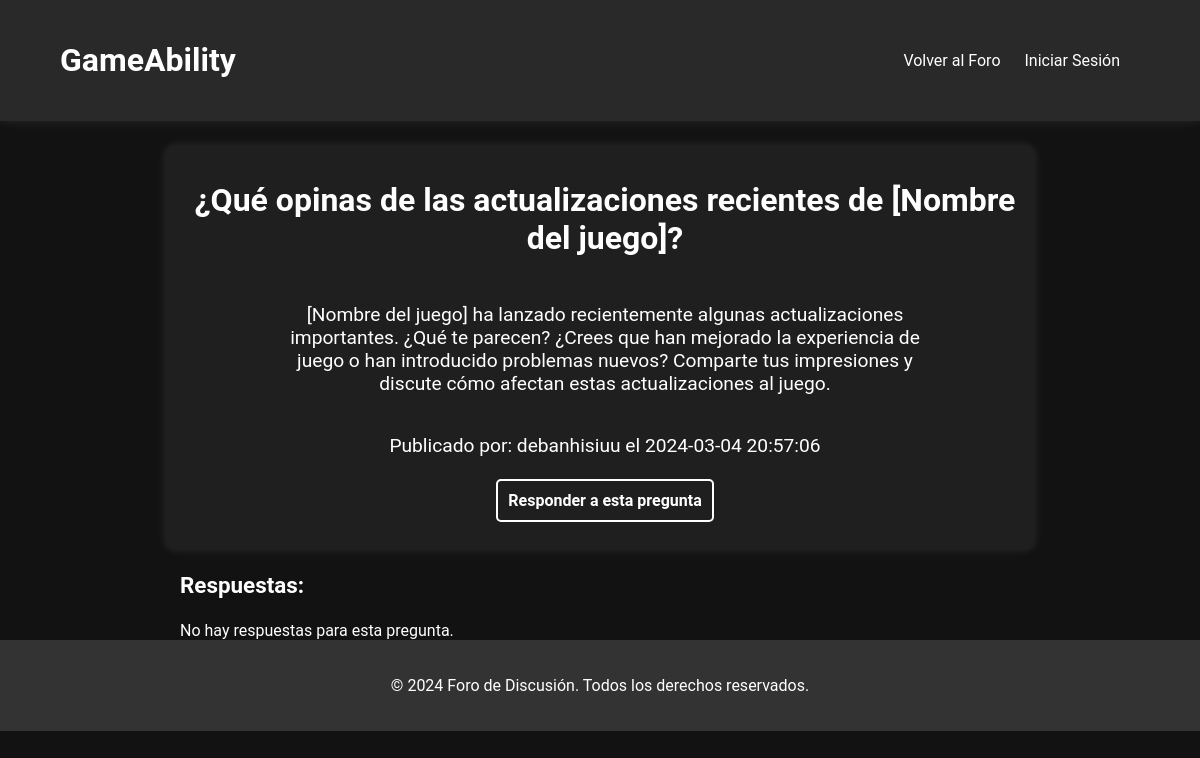
Page /ver_pregunta.php?id=6 on the earlier database version.
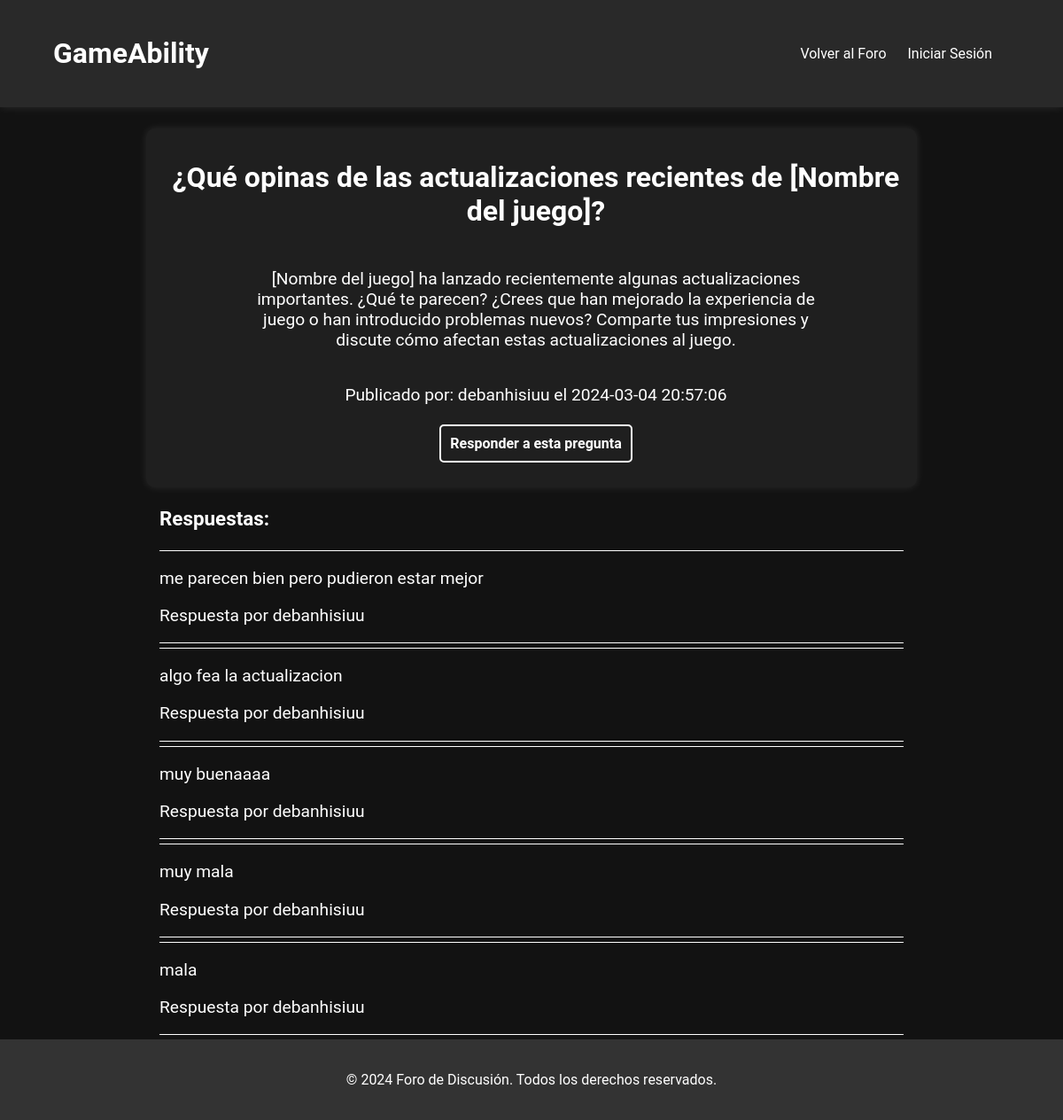
Same page on the later database version.
### tables this page shows
CREATE TABLE `respuestas` (
  `id` int(11) NOT NULL,
  `id_pregunta` int(11) NOT NULL,
  `id_usuario` int(11) NOT NULL,
  `contenido` text NOT NULL,
  `fecha` timestamp NOT NULL DEFAULT current_timestamp()
);

CREATE TABLE `usuarios` (
  `id` int(11) NOT NULL,
  `nombre` varchar(255) NOT NULL,
  `username` varchar(255) NOT NULL,
  `email` varchar(255) NOT NULL,
  `pwd` varchar(255) NOT NULL,
  `fecha_nacimiento` date NOT NULL
);

### ver_pregunta.php (the view, shortened to what this page needs)
<?php
$servername = "localhost";
$username = "root";
$password = "";
$dbname = "gameability";
$conn = new mysqli($servername, $username, $password, $dbname);
if (isset($_GET['id'])) {
    $id_pregunta = $_GET['id'];
    $sql_pregunta = "SELECT * FROM preguntas WHERE id = $id_pregunta";
    $result_pregunta = $conn->query($sql_pregunta);
    if ($result_pregunta->num_rows > 0) {
        $row_pregunta = $result_pregunta->fetch_assoc();
        $titulo_pregunta = $row_pregunta['titulo'];
        $contenido_pregunta = $row_pregunta['contenido'];
        $fecha = $row_pregunta['fecha'];
        $id_usuario_pregunta = $row_pregunta['id_usuario'];
        $sql_usuario_pregunta = "SELECT username FROM usuarios WHERE id = $id_usuario_pregunta";
        $result_usuario_pregunta = $conn->query($sql_usuario_pregunta);
        if ($result_usuario_pregunta->num_rows > 0) {
            $row_usuario_pregunta = $result_usuario_pregunta->fetch_assoc();
            $username_pregunta = $row_usuario_pregunta['username'];
        }
        $sql_respuestas = "SELECT respuestas.*, usuarios.username AS nombre_usuario
                    FROM respuestas
                    INNER JOIN usuarios ON respuestas.id_usuario = usuarios.id
                    WHERE id_pregunta = $id_pregunta";
        $result_respuestas = $conn->query($sql_respuestas);
    } else {
        echo "No se encontró la pregunta.";
    }
} else {
    echo "No se especificó una pregunta.";
}
?>
<!DOCTYPE html>
<html lang="es">
<head>
    <link rel="stylesheet" href="css/foro.css">
</head>
<body>
    <header>
        <h1>GameAbility</h1>
        <nav>
            <ul>
                <li><a href="foro_discusion.php">Volver al Foro</a></li>
                <?php
                if (isset($_SESSION['username'])) {
                    echo '<li class="dropdown">';
                    echo '<a href="#" class="dropbtn">' . $_SESSION['username'] . '</a>';
                    echo '<div class="dropdown-content">';
                    echo '<a href="logout.php">Cerrar sesión</a>';
                    echo '<a href="perfil.php">Perfil</a>';
                    echo '</div>';
                    echo '</li>';
                } else {
                    echo '<li><a href="login.php">Iniciar Sesión</a></li>';
                }
                ?>
            </ul>
        </nav>
    </header>
    <div class="pregunta">
        <h2><?php echo $titulo_pregunta; ?></h2>
        <p><?php echo $contenido_pregunta; ?></p>
        <p>Publicado por: <?php echo $username_pregunta; ?> el <?php echo $fecha; ?></p>
        <?php
        echo "<div class='responder'>";
        echo "<a class='btn-responder-pregunta' href='responder_pregunta.php?id=" . $id_pregunta . "'>Responder a esta pregunta</a>";
        echo "</div>";
        ?>
    </div>
    <div class="respuestas">
        <h3>Respuestas:</h3>
        <?php
        if ($result_respuestas->num_rows > 0) {
            while ($row_respuesta = $result_respuestas->fetch_assoc()) {
                echo "<div class='respuesta'>";
                echo "<p>" . $row_respuesta['contenido'] . "</p>";
                echo "<p>Respuesta por " . $row_respuesta['nombre_usuario']."</p>";
                echo "</div>";
            }
        } else {
            echo "No hay respuestas para esta pregunta.";
        }
        ?>
    </div>
    <footer>
        <p>&copy; 2024 Foro de Discusión. Todos los derechos reservados.</p>
    </footer>
</body>
</html>

Differences in the rows shown:
added respuestas: contenido "me parecen bien pero pudieron estar mejor", id_usuario.username "debanhisiuu"
added respuestas: contenido "algo fea la actualizacion", id_usuario.username "debanhisiuu"
added respuestas: contenido "muy buenaaaa", id_usuario.username "debanhisiuu"
added respuestas: contenido "muy mala", id_usuario.username "debanhisiuu"
added respuestas: contenido "mala", id_usuario.username "debanhisiuu"
Other differences:
text no longer shown: "No hay respuestas para esta pregunta."
